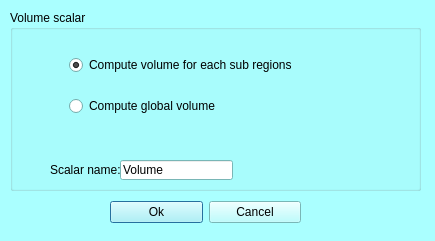
<?xml version="1.0" encoding="UTF-8"?>
<ui version="4.0">
 <class>mqScalarsVolumeDialog</class>
 <widget class="QDialog" name="mqScalarsVolumeDialog">
  <property name="geometry">
   <rect>
    <x>0</x>
    <y>0</y>
    <width>435</width>
    <height>241</height>
   </rect>
  </property>
  <property name="palette">
   <palette>
    <active>
     <colorrole role="WindowText">
      <brush brushstyle="SolidPattern">
       <color alpha="255">
        <red>0</red>
        <green>0</green>
        <blue>0</blue>
       </color>
      </brush>
     </colorrole>
     <colorrole role="Button">
      <brush brushstyle="SolidPattern">
       <color alpha="255">
        <red>170</red>
        <green>255</green>
        <blue>255</blue>
       </color>
      </brush>
     </colorrole>
     <colorrole role="Light">
      <brush brushstyle="SolidPattern">
       <color alpha="255">
        <red>255</red>
        <green>255</green>
        <blue>255</blue>
       </color>
      </brush>
     </colorrole>
     <colorrole role="Midlight">
      <brush brushstyle="SolidPattern">
       <color alpha="255">
        <red>212</red>
        <green>255</green>
        <blue>255</blue>
       </color>
      </brush>
     </colorrole>
     <colorrole role="Dark">
      <brush brushstyle="SolidPattern">
       <color alpha="255">
        <red>85</red>
        <green>127</green>
        <blue>127</blue>
       </color>
      </brush>
     </colorrole>
     <colorrole role="Mid">
      <brush brushstyle="SolidPattern">
       <color alpha="255">
        <red>113</red>
        <green>170</green>
        <blue>170</blue>
       </color>
      </brush>
     </colorrole>
     <colorrole role="Text">
      <brush brushstyle="SolidPattern">
       <color alpha="255">
        <red>0</red>
        <green>0</green>
        <blue>0</blue>
       </color>
      </brush>
     </colorrole>
     <colorrole role="BrightText">
      <brush brushstyle="SolidPattern">
       <color alpha="255">
        <red>255</red>
        <green>255</green>
        <blue>255</blue>
       </color>
      </brush>
     </colorrole>
     <colorrole role="ButtonText">
      <brush brushstyle="SolidPattern">
       <color alpha="255">
        <red>0</red>
        <green>0</green>
        <blue>0</blue>
       </color>
      </brush>
     </colorrole>
     <colorrole role="Base">
      <brush brushstyle="SolidPattern">
       <color alpha="255">
        <red>255</red>
        <green>255</green>
        <blue>255</blue>
       </color>
      </brush>
     </colorrole>
     <colorrole role="Window">
      <brush brushstyle="SolidPattern">
       <color alpha="255">
        <red>170</red>
        <green>255</green>
        <blue>255</blue>
       </color>
      </brush>
     </colorrole>
     <colorrole role="Shadow">
      <brush brushstyle="SolidPattern">
       <color alpha="255">
        <red>0</red>
        <green>0</green>
        <blue>0</blue>
       </color>
      </brush>
     </colorrole>
     <colorrole role="AlternateBase">
      <brush brushstyle="SolidPattern">
       <color alpha="255">
        <red>212</red>
        <green>255</green>
        <blue>255</blue>
       </color>
      </brush>
     </colorrole>
     <colorrole role="ToolTipBase">
      <brush brushstyle="SolidPattern">
       <color alpha="255">
        <red>255</red>
        <green>255</green>
        <blue>220</blue>
       </color>
      </brush>
     </colorrole>
     <colorrole role="ToolTipText">
      <brush brushstyle="SolidPattern">
       <color alpha="255">
        <red>0</red>
        <green>0</green>
        <blue>0</blue>
       </color>
      </brush>
     </colorrole>
     <colorrole role="PlaceholderText">
      <brush brushstyle="NoBrush">
       <color alpha="128">
        <red>0</red>
        <green>0</green>
        <blue>0</blue>
       </color>
      </brush>
     </colorrole>
    </active>
    <inactive>
     <colorrole role="WindowText">
      <brush brushstyle="SolidPattern">
       <color alpha="255">
        <red>0</red>
        <green>0</green>
        <blue>0</blue>
       </color>
      </brush>
     </colorrole>
     <colorrole role="Button">
      <brush brushstyle="SolidPattern">
       <color alpha="255">
        <red>170</red>
        <green>255</green>
        <blue>255</blue>
       </color>
      </brush>
     </colorrole>
     <colorrole role="Light">
      <brush brushstyle="SolidPattern">
       <color alpha="255">
        <red>255</red>
        <green>255</green>
        <blue>255</blue>
       </color>
      </brush>
     </colorrole>
     <colorrole role="Midlight">
      <brush brushstyle="SolidPattern">
       <color alpha="255">
        <red>212</red>
        <green>255</green>
        <blue>255</blue>
       </color>
      </brush>
     </colorrole>
     <colorrole role="Dark">
      <brush brushstyle="SolidPattern">
       <color alpha="255">
        <red>85</red>
        <green>127</green>
        <blue>127</blue>
       </color>
      </brush>
     </colorrole>
     <colorrole role="Mid">
      <brush brushstyle="SolidPattern">
       <color alpha="255">
        <red>113</red>
        <green>170</green>
        <blue>170</blue>
       </color>
      </brush>
     </colorrole>
     <colorrole role="Text">
      <brush brushstyle="SolidPattern">
       <color alpha="255">
        <red>0</red>
        <green>0</green>
        <blue>0</blue>
       </color>
      </brush>
     </colorrole>
     <colorrole role="BrightText">
      <brush brushstyle="SolidPattern">
       <color alpha="255">
        <red>255</red>
        <green>255</green>
        <blue>255</blue>
       </color>
      </brush>
     </colorrole>
     <colorrole role="ButtonText">
      <brush brushstyle="SolidPattern">
       <color alpha="255">
        <red>0</red>
        <green>0</green>
        <blue>0</blue>
       </color>
      </brush>
     </colorrole>
     <colorrole role="Base">
      <brush brushstyle="SolidPattern">
       <color alpha="255">
        <red>255</red>
        <green>255</green>
        <blue>255</blue>
       </color>
      </brush>
     </colorrole>
     <colorrole role="Window">
      <brush brushstyle="SolidPattern">
       <color alpha="255">
        <red>170</red>
        <green>255</green>
        <blue>255</blue>
       </color>
      </brush>
     </colorrole>
     <colorrole role="Shadow">
      <brush brushstyle="SolidPattern">
       <color alpha="255">
        <red>0</red>
        <green>0</green>
        <blue>0</blue>
       </color>
      </brush>
     </colorrole>
     <colorrole role="AlternateBase">
      <brush brushstyle="SolidPattern">
       <color alpha="255">
        <red>212</red>
        <green>255</green>
        <blue>255</blue>
       </color>
      </brush>
     </colorrole>
     <colorrole role="ToolTipBase">
      <brush brushstyle="SolidPattern">
       <color alpha="255">
        <red>255</red>
        <green>255</green>
        <blue>220</blue>
       </color>
      </brush>
     </colorrole>
     <colorrole role="ToolTipText">
      <brush brushstyle="SolidPattern">
       <color alpha="255">
        <red>0</red>
        <green>0</green>
        <blue>0</blue>
       </color>
      </brush>
     </colorrole>
     <colorrole role="PlaceholderText">
      <brush brushstyle="NoBrush">
       <color alpha="128">
        <red>0</red>
        <green>0</green>
        <blue>0</blue>
       </color>
      </brush>
     </colorrole>
    </inactive>
    <disabled>
     <colorrole role="WindowText">
      <brush brushstyle="SolidPattern">
       <color alpha="255">
        <red>85</red>
        <green>127</green>
        <blue>127</blue>
       </color>
      </brush>
     </colorrole>
     <colorrole role="Button">
      <brush brushstyle="SolidPattern">
       <color alpha="255">
        <red>170</red>
        <green>255</green>
        <blue>255</blue>
       </color>
      </brush>
     </colorrole>
     <colorrole role="Light">
      <brush brushstyle="SolidPattern">
       <color alpha="255">
        <red>255</red>
        <green>255</green>
        <blue>255</blue>
       </color>
      </brush>
     </colorrole>
     <colorrole role="Midlight">
      <brush brushstyle="SolidPattern">
       <color alpha="255">
        <red>212</red>
        <green>255</green>
        <blue>255</blue>
       </color>
      </brush>
     </colorrole>
     <colorrole role="Dark">
      <brush brushstyle="SolidPattern">
       <color alpha="255">
        <red>85</red>
        <green>127</green>
        <blue>127</blue>
       </color>
      </brush>
     </colorrole>
     <colorrole role="Mid">
      <brush brushstyle="SolidPattern">
       <color alpha="255">
        <red>113</red>
        <green>170</green>
        <blue>170</blue>
       </color>
      </brush>
     </colorrole>
     <colorrole role="Text">
      <brush brushstyle="SolidPattern">
       <color alpha="255">
        <red>85</red>
        <green>127</green>
        <blue>127</blue>
       </color>
      </brush>
     </colorrole>
     <colorrole role="BrightText">
      <brush brushstyle="SolidPattern">
       <color alpha="255">
        <red>255</red>
        <green>255</green>
        <blue>255</blue>
       </color>
      </brush>
     </colorrole>
     <colorrole role="ButtonText">
      <brush brushstyle="SolidPattern">
       <color alpha="255">
        <red>85</red>
        <green>127</green>
        <blue>127</blue>
       </color>
      </brush>
     </colorrole>
     <colorrole role="Base">
      <brush brushstyle="SolidPattern">
       <color alpha="255">
        <red>170</red>
        <green>255</green>
        <blue>255</blue>
       </color>
      </brush>
     </colorrole>
     <colorrole role="Window">
      <brush brushstyle="SolidPattern">
       <color alpha="255">
        <red>170</red>
        <green>255</green>
        <blue>255</blue>
       </color>
      </brush>
     </colorrole>
     <colorrole role="Shadow">
      <brush brushstyle="SolidPattern">
       <color alpha="255">
        <red>0</red>
        <green>0</green>
        <blue>0</blue>
       </color>
      </brush>
     </colorrole>
     <colorrole role="AlternateBase">
      <brush brushstyle="SolidPattern">
       <color alpha="255">
        <red>170</red>
        <green>255</green>
        <blue>255</blue>
       </color>
      </brush>
     </colorrole>
     <colorrole role="ToolTipBase">
      <brush brushstyle="SolidPattern">
       <color alpha="255">
        <red>255</red>
        <green>255</green>
        <blue>220</blue>
       </color>
      </brush>
     </colorrole>
     <colorrole role="ToolTipText">
      <brush brushstyle="SolidPattern">
       <color alpha="255">
        <red>0</red>
        <green>0</green>
        <blue>0</blue>
       </color>
      </brush>
     </colorrole>
     <colorrole role="PlaceholderText">
      <brush brushstyle="NoBrush">
       <color alpha="128">
        <red>0</red>
        <green>0</green>
        <blue>0</blue>
       </color>
      </brush>
     </colorrole>
    </disabled>
   </palette>
  </property>
  <property name="windowTitle">
   <string>Scalars: compute volume</string>
  </property>
  <widget class="QWidget" name="layoutWidget">
   <property name="geometry">
    <rect>
     <x>110</x>
     <y>200</y>
     <width>191</width>
     <height>25</height>
    </rect>
   </property>
   <layout class="QHBoxLayout" name="horizontalLayout_2">
    <item>
     <widget class="QPushButton" name="ok">
      <property name="text">
       <string>Ok</string>
      </property>
     </widget>
    </item>
    <item>
     <widget class="QPushButton" name="cancel">
      <property name="text">
       <string>Cancel</string>
      </property>
     </widget>
    </item>
   </layout>
  </widget>
  <widget class="QGroupBox" name="groupBox">
   <property name="geometry">
    <rect>
     <x>10</x>
     <y>10</y>
     <width>411</width>
     <height>181</height>
    </rect>
   </property>
   <property name="title">
    <string>Volume scalar</string>
   </property>
   <widget class="QWidget" name="verticalLayoutWidget">
    <property name="geometry">
     <rect>
      <x>59</x>
      <y>30</y>
      <width>300</width>
      <height>91</height>
     </rect>
    </property>
    <layout class="QVBoxLayout" name="verticalLayout">
     <item>
      <widget class="QRadioButton" name="decomposeVolume">
       <property name="text">
        <string>Compute volume for each sub regions</string>
       </property>
       <property name="checked">
        <bool>true</bool>
       </property>
      </widget>
     </item>
     <item>
      <widget class="QRadioButton" name="globalVolume">
       <property name="text">
        <string>Compute global volume</string>
       </property>
      </widget>
     </item>
    </layout>
   </widget>
   <widget class="QLabel" name="label_8">
    <property name="geometry">
     <rect>
      <x>40</x>
      <y>150</y>
      <width>71</width>
      <height>21</height>
     </rect>
    </property>
    <property name="text">
     <string>&lt;html&gt;&lt;head/&gt;&lt;body&gt;&lt;p&gt;Scalar name:&lt;/p&gt;&lt;/body&gt;&lt;/html&gt;</string>
    </property>
   </widget>
   <widget class="QLineEdit" name="scalarName">
    <property name="geometry">
     <rect>
      <x>110</x>
      <y>150</y>
      <width>113</width>
      <height>20</height>
     </rect>
    </property>
    <property name="text">
     <string>Volume</string>
    </property>
   </widget>
  </widget>
 </widget>
 <resources>
  <include location="../Icons/icons.qrc"/>
  <include location="../Icons/icons.qrc"/>
 </resources>
 <connections/>
</ui>
